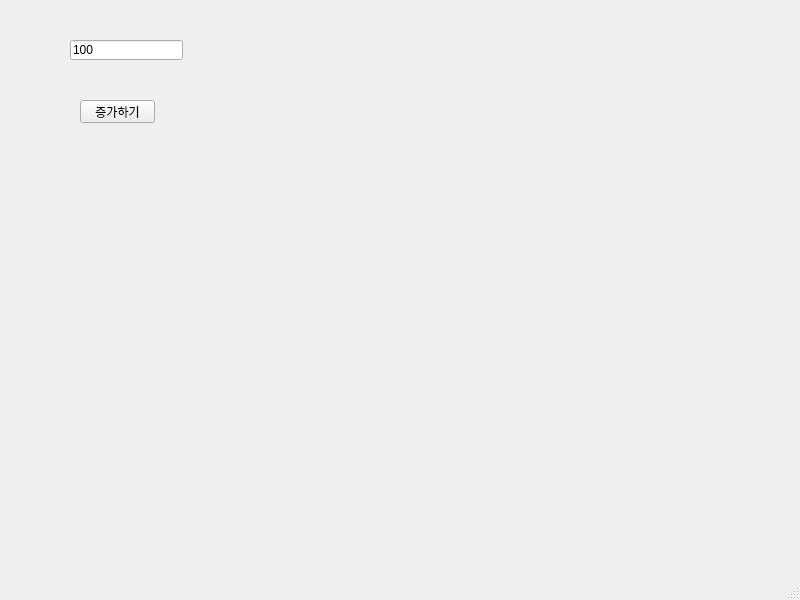
<?xml version="1.0" encoding="UTF-8"?>
<ui version="4.0">
 <class>MainWindow</class>
 <widget class="QMainWindow" name="MainWindow">
  <property name="geometry">
   <rect>
    <x>0</x>
    <y>0</y>
    <width>800</width>
    <height>600</height>
   </rect>
  </property>
  <property name="windowTitle">
   <string>MainWindow</string>
  </property>
  <widget class="QWidget" name="centralwidget">
   <widget class="QLineEdit" name="lineEdit">
    <property name="geometry">
     <rect>
      <x>70</x>
      <y>40</y>
      <width>113</width>
      <height>20</height>
     </rect>
    </property>
    <property name="text">
     <string>100</string>
    </property>
   </widget>
   <widget class="QPushButton" name="pb">
    <property name="geometry">
     <rect>
      <x>80</x>
      <y>100</y>
      <width>75</width>
      <height>23</height>
     </rect>
    </property>
    <property name="text">
     <string>증가하기</string>
    </property>
   </widget>
  </widget>
  <widget class="QMenuBar" name="menubar">
   <property name="geometry">
    <rect>
     <x>0</x>
     <y>0</y>
     <width>800</width>
     <height>21</height>
    </rect>
   </property>
  </widget>
  <widget class="QStatusBar" name="statusbar"/>
 </widget>
 <resources/>
 <connections/>
</ui>
